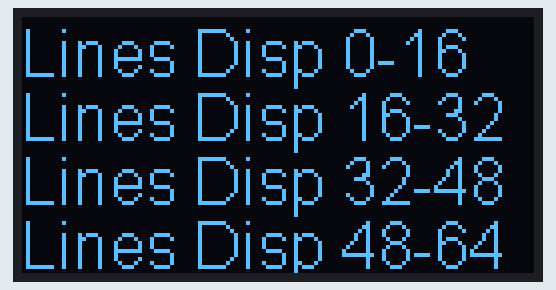
This sketch was run on a simulated ESP32. On the bench: 128×64 one-colour display. What the sketch prints to the serial monitor is not drawn. At 30.2 s the program puts the board to deep sleep or switches it off; the recording ends there.

Above: at 0.1 s.
At 4.1 s:
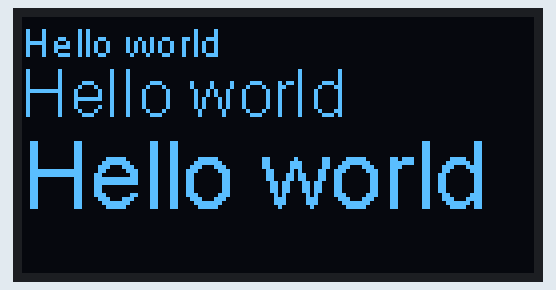

The sketch:

Oled_Example.ino
```cpp
// (licence header left out)
 //Connect oled siplay to D5 and D4

// Include the correct display library
// For a connection via I2C using Wire include
#include <Wire.h>  // Only needed for Arduino 1.6.5 and earlier
#include "SSD1306.h" // alias for `#include "SSD1306Wire.h"`
#define uS_TO_S_FACTOR 1000000  /* Conversion factor for micro seconds to seconds */
#define TIME_TO_SLEEP  20        /* Time ESP32 will go to sleep (in seconds) */
int i=0;

#define SDA_PIN 21
#define SCL_PIN 22


// Initialize the OLED display using Wire library
SSD1306  display(0x3c, SDA_PIN, SCL_PIN);

void setup(){
   Serial.begin(115200);
  // Initialising the UI will init the display too.
  display.init();

  display.flipScreenVertically();
  display.setFont(ArialMT_Plain_16);
  display.setTextAlignment(TEXT_ALIGN_LEFT);

}

void displayInfo(){

  display.flipScreenVertically();
  display.setFont(ArialMT_Plain_16);
  display.setTextAlignment(TEXT_ALIGN_LEFT);
  display.clear();
  display.drawString(0, 0, "Lines Disp 0-16");
  display.drawString(0, 16, "Lines Disp 16-32");
  display.drawString(0, 32, "Lines Disp 32-48");
  display.drawString(0, 48, "Lines Disp 48-64");
  display.display();
}
void displayInfo2(){
  display.clear();
    display.setTextAlignment(TEXT_ALIGN_LEFT);
    display.setFont(ArialMT_Plain_10);
    display.drawString(0, 0, "Hello world");
    display.setFont(ArialMT_Plain_16);
    display.drawString(0, 10, "Hello world");
    display.setFont(ArialMT_Plain_24);
    display.drawString(0, 26, "Hello world");
    display.display();
}
void loop(){
  displayInfo();
  delay(4000);
   displayInfo2();
   delay(6000);
   TurnOff_OLEd();
Turn_Into_Inputs();
Serial.println("Going to sleep now");
  delay(100);
  esp_deep_sleep_start();
  Serial.println("This will never be printed");


}


void TurnOff_OLEd(){
 display.clear();
  display.display();
delay(10000);
display.displayOff();
delay(10000);
display.end();


}


void Turn_Into_Inputs(){
  pinMode(SDA_PIN,INPUT);
  pinMode(SCL_PIN,INPUT);
}
```

Measured:
- what the display in image 1 shows lasts 6.1 s, from 4.0 s to 10.1 s
